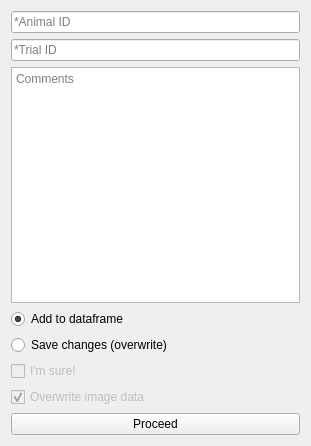
<?xml version="1.0" encoding="UTF-8"?>
<ui version="4.0">
 <class>Form</class>
 <widget class="QWidget" name="Form">
  <property name="geometry">
   <rect>
    <x>0</x>
    <y>0</y>
    <width>311</width>
    <height>446</height>
   </rect>
  </property>
  <property name="windowTitle">
   <string>Form</string>
  </property>
  <layout class="QVBoxLayout" name="verticalLayout">
   <item>
    <widget class="QLineEdit" name="lineEditAnimalID">
     <property name="placeholderText">
      <string>*Animal ID</string>
     </property>
    </widget>
   </item>
   <item>
    <widget class="QLineEdit" name="lineEditTrialID">
     <property name="placeholderText">
      <string>*Trial ID</string>
     </property>
    </widget>
   </item>
   <item>
    <widget class="QPlainTextEdit" name="textBoxComments">
     <property name="sizePolicy">
      <sizepolicy hsizetype="Expanding" vsizetype="Expanding">
       <horstretch>0</horstretch>
       <verstretch>0</verstretch>
      </sizepolicy>
     </property>
     <property name="placeholderText">
      <string>Comments</string>
     </property>
    </widget>
   </item>
   <item>
    <widget class="QRadioButton" name="radioButtonAddToDataFrame">
     <property name="text">
      <string>Add to dataframe</string>
     </property>
     <property name="checked">
      <bool>true</bool>
     </property>
    </widget>
   </item>
   <item>
    <widget class="QRadioButton" name="radioButtonSaveChanges">
     <property name="text">
      <string>Save changes (overwrite)</string>
     </property>
    </widget>
   </item>
   <item>
    <widget class="QCheckBox" name="checkBoxSaveChanges">
     <property name="enabled">
      <bool>false</bool>
     </property>
     <property name="text">
      <string>I'm sure!</string>
     </property>
    </widget>
   </item>
   <item>
    <widget class="QCheckBox" name="checkBoxOverwriteImage">
     <property name="enabled">
      <bool>false</bool>
     </property>
     <property name="toolTip">
      <string>If you have not changed the actual image sequence you can save time by selecting this option.</string>
     </property>
     <property name="text">
      <string>Overwrite image data</string>
     </property>
     <property name="checked">
      <bool>true</bool>
     </property>
    </widget>
   </item>
   <item>
    <widget class="QPushButton" name="btnProceed">
     <property name="text">
      <string>Proceed</string>
     </property>
    </widget>
   </item>
  </layout>
 </widget>
 <resources/>
 <connections>
  <connection>
   <sender>radioButtonSaveChanges</sender>
   <signal>toggled(bool)</signal>
   <receiver>checkBoxSaveChanges</receiver>
   <slot>setEnabled(bool)</slot>
   <hints>
    <hint type="sourcelabel">
     <x>301</x>
     <y>347</y>
    </hint>
    <hint type="destinationlabel">
     <x>289</x>
     <y>376</y>
    </hint>
   </hints>
  </connection>
  <connection>
   <sender>radioButtonSaveChanges</sender>
   <signal>toggled(bool)</signal>
   <receiver>checkBoxSaveChanges</receiver>
   <slot>setVisible(bool)</slot>
   <hints>
    <hint type="sourcelabel">
     <x>301</x>
     <y>347</y>
    </hint>
    <hint type="destinationlabel">
     <x>301</x>
     <y>376</y>
    </hint>
   </hints>
  </connection>
  <connection>
   <sender>radioButtonSaveChanges</sender>
   <signal>toggled(bool)</signal>
   <receiver>checkBoxOverwriteImage</receiver>
   <slot>setEnabled(bool)</slot>
   <hints>
    <hint type="sourcelabel">
     <x>131</x>
     <y>339</y>
    </hint>
    <hint type="destinationlabel">
     <x>120</x>
     <y>397</y>
    </hint>
   </hints>
  </connection>
  <connection>
   <sender>radioButtonSaveChanges</sender>
   <signal>toggled(bool)</signal>
   <receiver>checkBoxOverwriteImage</receiver>
   <slot>setVisible(bool)</slot>
   <hints>
    <hint type="sourcelabel">
     <x>160</x>
     <y>338</y>
    </hint>
    <hint type="destinationlabel">
     <x>164</x>
     <y>401</y>
    </hint>
   </hints>
  </connection>
 </connections>
</ui>
